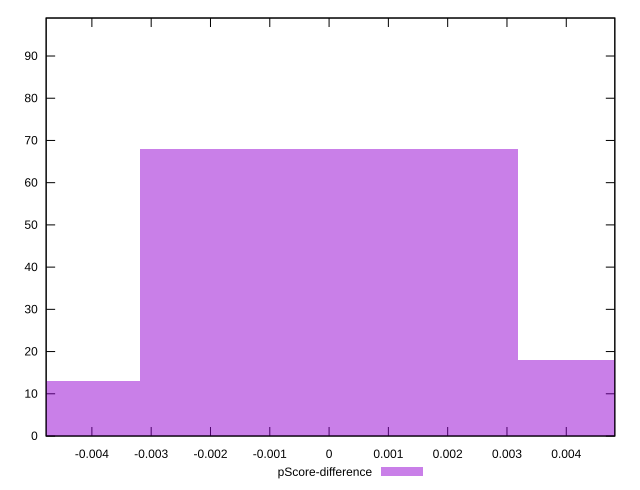

Write gnuplot code to recreate this figure.
reset

$pScoreDifference <<EOF
0 68
0.006386726442090264 18
-0.006386726442090264 13
EOF

set key outside below
set boxwidth 0.006386726442090264
set xrange [-0.004771348504151618:0.0048187180393108875]
set yrange [0:99]
set trange [0:99]
set style fill transparent solid 0.5 noborder
set terminal svg size 640, 490 enhanced background rgb 'white'
set output "report/report_00029_2021-02-24T13-36-40.390Z/largest-contentful-paint/samples/card/pScore-difference/histogram.svg"

plot $pScoreDifference title "pScore-difference" with boxes

reset
